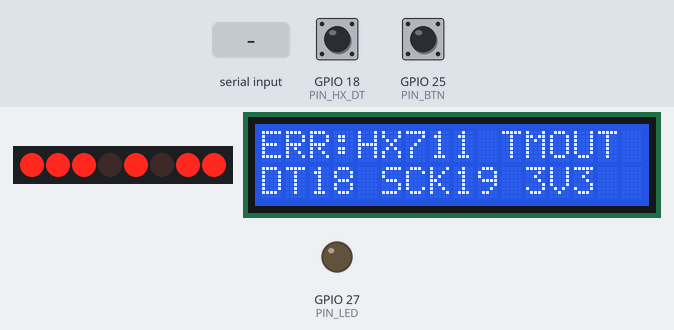
The sketch below on a simulated ESP32. On the bench: 8 port-expander outputs drawn as a row of LEDs (first output left, lit = HIGH), 16×2 character LCD, output pins drawn as LEDs (lit = HIGH). Wiring (inferred from the names in the program): PCF8574 port expander at I2C address 0x27. Wiring (inferred from the signals the program sends): row of LEDs: on Q0, Q1, Q2, Q3, Q4, Q5, Q6, Q7. Inputs (shaded band) come from the test bench; at power-on: GPIO 18 (PIN_HX_DT) HIGH, GPIO 25 (PIN_BTN) HIGH. Pins used as bus, display or sensor lines are not drawn; what the sketch prints to the serial monitor is not drawn.

Above: at 4.1 s.
4.2 s: GPIO 18 (PIN_HX_DT) pulled LOW for 0.15 s
At 4.7 s:
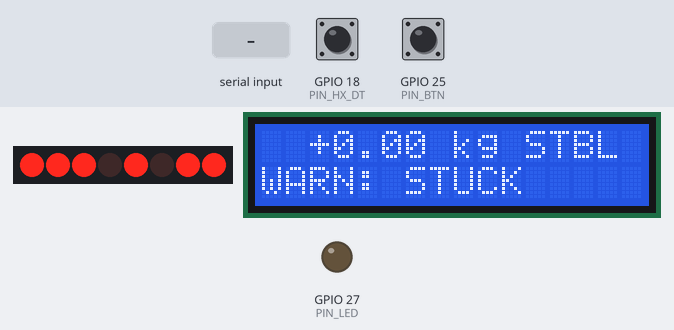
4.9 s: GPIO 25 (PIN_BTN) pulled LOW for 0.15 s
At 5.34 s:
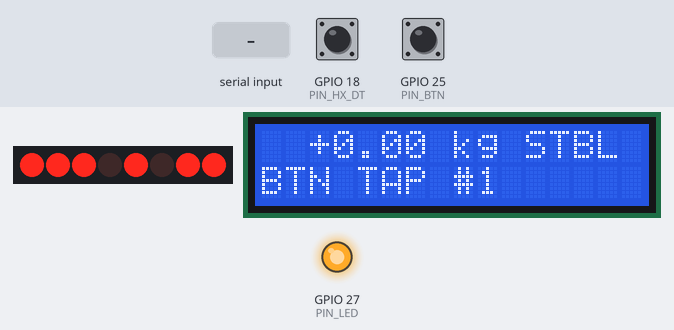
6.9 s: GPIO 18 (PIN_HX_DT) pulled LOW for 1 s
At 8.3 s:
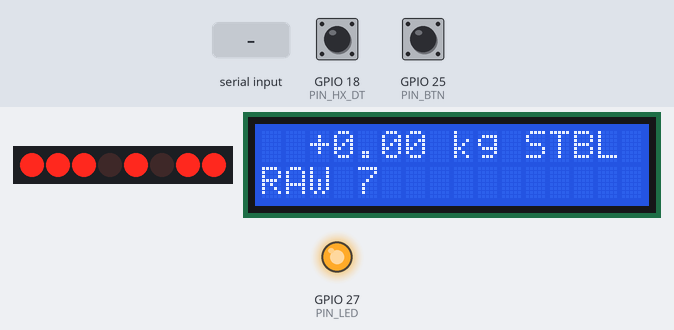
10.9 s: GPIO 18 (PIN_HX_DT) pulled LOW for 0.15 s
At 12.0 s:
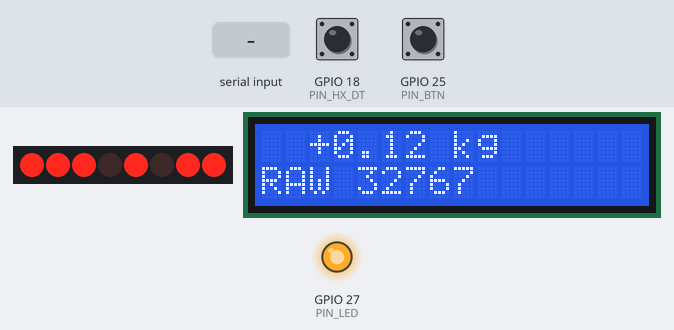
12.7 s: GPIO 18 (PIN_HX_DT) pulled LOW for 3.2 s
At 16.7 s:
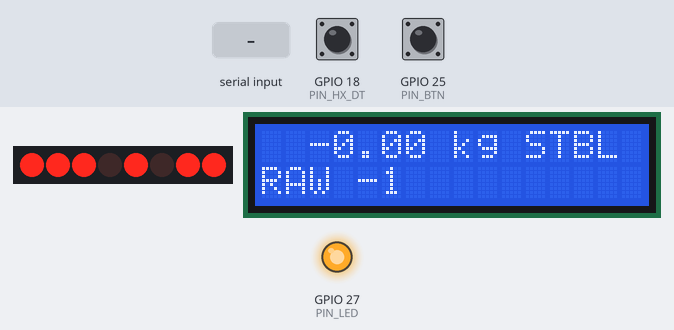
18.4 s: "l" received over Serial
At 19.8 s:
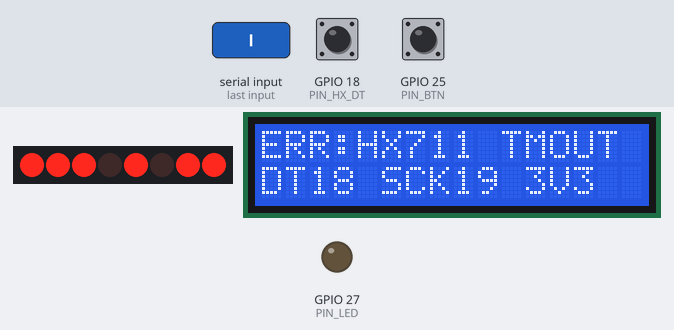
Timing chart, 0 to 22.4 s (numbered marks = the images above; inputs shaded):
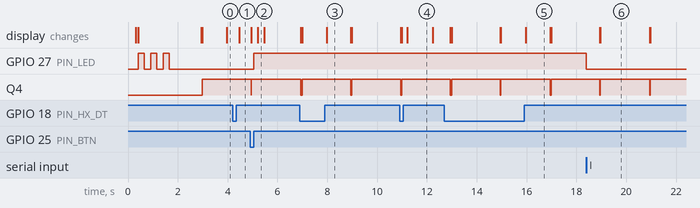

Measured:
- after the input at 4.2 s, the display: changes after 0.27 s (image 1)
- after the input at 4.9 s, GPIO 27 (PIN_LED): LOW → HIGH after 0.15 s; the display: first differs from a run without the input after 0.32 s (image 2)
- after the input at 6.9 s, the display: first differs from a run without the input after 0.09 s (image 3 shows a later state)
- after the input at 10.9 s, the display: first differs from a run without the input after 0.09 s (image 4 shows a later state)
- after the input at 12.7 s, the display: first differs from a run without the input after 0.29 s (image 5 shows a later state)
- after the input at 18.4 s, GPIO 27 (PIN_LED): HIGH → LOW at once
- what the display in image 3 shows lasts 0.9 s, from 8.0 s to 8.9 s

The sketch:

uji_bench_hgd.ino
```cpp
/*
  HGD bench test - Hand Grip Dynamometer, ESP32 DevKit V1
  --------------------------------------------------------
  Breadboard bring-up sketch. NOT the final firmware (no state machine, no
  logging). It checks each piece of hardware one at a time so you can find
  wiring problems early. Needs one library: "LiquidCrystal I2C" (header LiquidCrystal_I2C.h)
  (Library Manager).

  Pins (desain-pcb-hgd.md, section 2)
    Button   GPIO25  -> GND (internal pull-up, interrupt FALLING)
    LED      GPIO27  -> R1 220 ohm -> LED anode, cathode -> GND
    HX711 DT GPIO18, SCK GPIO19  (HX711 VCC on 3V3, not 5 V)
    LCD SDA  GPIO21, SCL GPIO22  (I2C address 0x27); backpack on VIN 5 V only
             through the BSS138 level shifter (SDA/SCL measured 4.93 V)

  What it tests
    U4  I2C scan at boot, finds the LCD at 0x27
    U7  HX711 response, live raw / kg, tare, noise, saturation, stuck value
    U8  button: debounce, TAP (toggle LED) vs HOLD 1.5 s (re-tare)
    E1  60 s noise test -> sigma and suggested THRESHOLD_ONSET_KG

  Serial Monitor: 115200 baud, line ending "No line ending" or "Newline".
  Commands:  t tare | k avg of 10 raw | p print state | e 60 s noise test
             n flip sign | l toggle LED | s I2C scan | h help
*/

#include <Arduino.h>
#include <Wire.h>
#include <LiquidCrystal_I2C.h>   // "LiquidCrystal I2C" (Library Manager)

// ---------------- Pins ----------------
const uint8_t PIN_BTN    = 25;
const uint8_t PIN_LED    = 27;
const uint8_t PIN_HX_DT  = 18;
const uint8_t PIN_HX_SCK = 19;
const uint8_t PIN_SDA    = 21;
const uint8_t PIN_SCL    = 22;

// ---------------- Constants (alur-program-hgd.md, section 3) ----------------
const uint32_t BAUD                = 115200;
const uint32_t I2C_HZ              = 100000;
const uint32_t T_DEBOUNCE_MS       = 50;
const uint32_t T_TAHAN_MS          = 1500;   // HOLD threshold (E4 tunes this)
const uint32_t T_REFRESH_LCD_MS    = 250;    // E3 tunes this
const uint32_t T_TUNGGU_HX711_MS   = 1000;   // no sample for this long = timeout
const uint8_t  T_TARE_SAMPEL       = 10;
const uint8_t  UKURAN_BUF          = 5;
const float    THRESHOLD_STABIL_KG = 0.5f;
const float    SKALA_COUNTS_PER_KG = 53687.0f;  // initial estimate, replaced by calibration
const int32_t  ADC_MAX             = 8388607;
const float    SATURASI_FRAKSI     = 0.95f;
const int32_t  SAT_LIMIT           = (int32_t)(SATURASI_FRAKSI * (float)ADC_MAX);
const uint8_t  STUCK_N             = 10;     // identical raw values in a row = stuck
const uint32_t NOISE_MS            = 60000;  // E1 duration
const uint32_t MSG_MS              = 1500;   // how long button messages stay on the LCD

// ---------------- Types ----------------
enum Galat { GALAT_NONE = 0, HX711_TIMEOUT, ADC_SATURASI };
enum Job   { JOB_NONE = 0, JOB_TARE, JOB_AVG, JOB_NOISE };

// ---------------- LCD ----------------
// Same method as uji_lcd_i2c: scan until the backpack answers, THEN create and init the LCD.
// If the LCD is not ready at boot, loop() keeps retrying every 2 s.
LiquidCrystal_I2C *lcd = nullptr;
uint8_t lcdAddr = 0;
uint8_t i2cScan();   // defined below

bool lcdBegin() {
  uint8_t addr = i2cScan();
  if (addr == 0) return false;
  lcdAddr = addr;
  lcd = new LiquidCrystal_I2C(addr, 16, 2);
  lcd->init();
  lcd->backlight();
  lcd->clear();
  Serial.printf("LCD ready at 0x%02X\n", addr);
  return true;
}

// Re-syncs the LCD controller (HD44780 "initialise by instruction"). Works from any
// state, so a garbled display recovers by itself. Does not clear the screen.
void lcdResync() {
  const uint8_t BL = 0x08, EN = 0x04;                 // backpack: backlight, enable bits
  const uint8_t seq[4]  = {0x30, 0x30, 0x30, 0x20};   // 3,3,3 then 2 = 4-bit mode
  const uint8_t wait[4] = {5, 5, 1, 1};               // ms
  for (uint8_t i = 0; i < 4; i++) {
    Wire.beginTransmission(lcdAddr); Wire.write(seq[i] | BL | EN); Wire.endTransmission();
    delayMicroseconds(2);
    Wire.beginTransmission(lcdAddr); Wire.write(seq[i] | BL);      Wire.endTransmission();
    delay(wait[i]);
  }
  lcd->command(0x28);   // 4-bit, 2 lines
  lcd->command(0x0C);   // display on, cursor off
  lcd->command(0x06);   // entry mode
}

// Prints one line, padded to 16 chars so old text is overwritten.
void lcdLine(uint8_t row, const char* txt) {
  if (!lcd) return;
  char out[17];
  uint8_t i = 0;
  for (; i < 16 && txt[i]; i++) out[i] = txt[i];
  for (; i < 16; i++) out[i] = ' ';
  out[16] = 0;
  lcd->setCursor(0, row);
  lcd->print(out);
}

// ---------------- Button ----------------
volatile bool     btnFlag = false;
volatile uint32_t btnTsInt = 0;
uint32_t tapCount = 0, holdCount = 0;
bool     ledOn = false;
char     msgText[17] = "";
uint32_t msgUntil = 0;

void IRAM_ATTR isrButton() {
  uint32_t now = millis();
  if (now - btnTsInt < T_DEBOUNCE_MS) return;   // software debounce
  btnTsInt = now;
  btnFlag = true;
}

void showMsg(const char* fmt, unsigned long v) {
  snprintf(msgText, sizeof(msgText), fmt, v);
  msgUntil = millis() + MSG_MS;
}

void setLed(bool on) {
  ledOn = on;
  digitalWrite(PIN_LED, on ? HIGH : LOW);
}

// ---------------- HX711 / sensor state ----------------
portMUX_TYPE hxMux = portMUX_INITIALIZER_UNLOCKED;
int32_t  rawNow = 0, rawPrev = 0, offsetCounts = 0;
float    signFactor = 1.0f;       // flip with 'n' if kg goes negative when you press
float    kgNow = 0;
uint32_t sampleCount = 0, lastSampleMs = 0;
uint8_t  sameCount = 0;
bool     saturated = false, stuck = false;
float    buf[UKURAN_BUF];
uint8_t  bufIdx = 0, bufN = 0;

float scaleNow() { return SKALA_COUNTS_PER_KG * signFactor; }

// Reads one conversion. Call only when DT is LOW (data ready).
// 24 clock pulses + 25th pulse = channel A, gain 128 for the next conversion.
int32_t hxRead() {
  uint32_t v = 0;
  portENTER_CRITICAL(&hxMux);
  for (uint8_t i = 0; i < 24; i++) {
    digitalWrite(PIN_HX_SCK, HIGH);
    delayMicroseconds(1);
    v = (v << 1) | (uint32_t)digitalRead(PIN_HX_DT);
    digitalWrite(PIN_HX_SCK, LOW);
    delayMicroseconds(1);
  }
  digitalWrite(PIN_HX_SCK, HIGH);
  delayMicroseconds(1);
  digitalWrite(PIN_HX_SCK, LOW);
  delayMicroseconds(1);
  portEXIT_CRITICAL(&hxMux);
  if (v & 0x800000UL) v |= 0xFF000000UL;   // sign extend 24 -> 32 bit
  return (int32_t)v;
}

void bufAdd(float kg) {
  buf[bufIdx] = kg;
  bufIdx = (bufIdx + 1) % UKURAN_BUF;
  if (bufN < UKURAN_BUF) bufN++;
}

void bufReset() { bufIdx = 0; bufN = 0; }

void windowStats(float &avg, float &spread, bool &full) {
  full = (bufN >= UKURAN_BUF);
  if (bufN == 0) { avg = 0; spread = 0; return; }
  float mn = buf[0], mx = buf[0], s = 0;
  for (uint8_t i = 0; i < bufN; i++) {
    if (buf[i] < mn) mn = buf[i];
    if (buf[i] > mx) mx = buf[i];
    s += buf[i];
  }
  avg = s / bufN;
  spread = mx - mn;
}

Galat currentGalat() {
  if (millis() - lastSampleMs > T_TUNGGU_HX711_MS) return HX711_TIMEOUT;
  if (saturated) return ADC_SATURASI;
  return GALAT_NONE;
}

// ---------------- Jobs: tare / avg of 10 / noise test ----------------
Job      job = JOB_NONE;
uint32_t jobStartMs = 0, jobN = 0;
double   jobSum = 0, jobMean = 0, jobM2 = 0;
int32_t  jobMin = 0, jobMax = 0;

void jobStart(Job j) {
  job = j;
  jobStartMs = millis();
  jobN = 0; jobSum = 0; jobMean = 0; jobM2 = 0;
  jobMin = INT32_MAX; jobMax = INT32_MIN;
}

void jobFeed(int32_t raw) {
  if (job == JOB_NONE) return;
  jobN++;
  jobSum += raw;
  double d = (double)raw - jobMean;
  jobMean += d / (double)jobN;
  jobM2 += d * ((double)raw - jobMean);
  if (raw < jobMin) jobMin = raw;
  if (raw > jobMax) jobMax = raw;

  if (job == JOB_TARE && jobN >= T_TARE_SAMPEL) {
    offsetCounts = (int32_t)lround(jobSum / (double)jobN);
    bufReset();
    Serial.printf("[TARE] offset=%ld counts (avg of %lu samples, spread %ld counts)\n",
                  (long)offsetCounts, (unsigned long)jobN, (long)(jobMax - jobMin));
    job = JOB_NONE;
  } else if (job == JOB_AVG && jobN >= 10) {
    Serial.printf("[AVG10] mean raw=%.1f  min=%ld  max=%ld  spread=%ld counts\n",
                  jobMean, (long)jobMin, (long)jobMax, (long)(jobMax - jobMin));
    job = JOB_NONE;
  } else if (job == JOB_NOISE && (millis() - jobStartMs) >= NOISE_MS) {
    double sd = (jobN > 1) ? sqrt(jobM2 / (double)(jobN - 1)) : 0.0;
    float sc = fabsf(scaleNow());
    float sdKg = (float)sd / sc;
    float ppKg = (float)(jobMax - jobMin) / sc;
    float thr = fmaxf(1.0f, 10.0f * sdKg);
    Serial.println("[E1] noise test done");
    Serial.printf("     samples=%lu  mean raw=%.1f\n", (unsigned long)jobN, jobMean);
    Serial.printf("     sigma=%.1f counts = %.4f kg   peak-to-peak=%ld counts = %.3f kg\n",
                  sd, sdKg, (long)(jobMax - jobMin), ppKg);
    Serial.printf("     suggested THRESHOLD_ONSET_KG = max(1.0, 10*sigma) = %.2f kg\n", thr);
    job = JOB_NONE;
  }
}

// ---------------- Sample handling ----------------
void onSample(int32_t raw) {
  lastSampleMs = millis();
  sampleCount++;
  if (sampleCount > 1 && raw == rawPrev) {
    if (sameCount < 255) sameCount++;
  } else {
    sameCount = 0;
  }
  rawPrev = raw;
  rawNow = raw;
  stuck = (sameCount >= STUCK_N);
  saturated = (abs(raw) >= SAT_LIMIT);
  kgNow = (float)(raw - offsetCounts) / scaleNow();
  bufAdd(kgNow);
  jobFeed(raw);
}

// ---------------- I2C scan ----------------
// Prints every device that answers. Returns 0x27 or 0x3F if found, else 0.
uint8_t i2cScan() {
  Serial.printf("I2C scan (SDA=%u, SCL=%u):\n", PIN_SDA, PIN_SCL);
  uint8_t found = 0, pick = 0;
  for (uint8_t a = 1; a < 127; a++) {
    Wire.beginTransmission(a);
    if (Wire.endTransmission() == 0) {
      Serial.printf("  found 0x%02X\n", a);
      found++;
      if (a == 0x27 || (a == 0x3F && pick == 0)) pick = a;
    }
  }
  if (found == 0) Serial.println("  nothing found: check SDA/SCL wires, backpack VCC and GND");
  else if (pick == 0) Serial.println("  no LCD at 0x27 or 0x3F");
  return pick;
}

// ---------------- Button handling ----------------
void onTap() {
  tapCount++;
  setLed(!ledOn);
  Serial.printf("[BTN] TAP #%lu -> LED %s\n", (unsigned long)tapCount, ledOn ? "ON" : "OFF");
  showMsg("BTN TAP #%lu", tapCount);
}

void onHold() {
  holdCount++;
  Serial.printf("[BTN] HOLD #%lu (>= %lu ms) -> re-tare\n",
                (unsigned long)holdCount, (unsigned long)T_TAHAN_MS);
  showMsg("BTN HOLD #%lu", holdCount);
  jobStart(JOB_TARE);
}

// TAP / HOLD classification: sample the pin level each loop (alur-program 4.5).
void buttonUpdate() {
  static bool down = false, holdFired = false;
  static uint32_t tDown = 0, tRelease = 0;
  bool level = (digitalRead(PIN_BTN) == LOW);

  if (btnFlag) {
    btnFlag = false;
    if (!down && level && (millis() - tRelease > T_DEBOUNCE_MS)) {
      down = true;
      holdFired = false;
      tDown = millis();
    }
  }
  if (down) {
    if (level && !holdFired && (millis() - tDown >= T_TAHAN_MS)) {
      holdFired = true;
      onHold();                       // reported once, without waiting for release
    }
    if (!level) {
      if (!holdFired) onTap();
      down = false;
      tRelease = millis();
    }
  }
}

// ---------------- Serial commands ----------------
void printHelp() {
  Serial.println();
  Serial.println("Commands: t tare | k avg of 10 raw | p print state | e 60 s noise test (E1)");
  Serial.println("          n flip sign | l toggle LED | s I2C scan | h help");
  Serial.println("Button:   TAP toggles the LED, HOLD 1.5 s re-tares");
}

void printState() {
  float avg, spr; bool full;
  windowStats(avg, spr, full);
  Serial.printf("[STATE] raw=%ld offset=%ld kg=%+.3f window_avg=%+.3f spread=%.3f sign=%+d scale=%.0f counts/kg\n",
                (long)rawNow, (long)offsetCounts, kgNow, avg, spr,
                (int)signFactor, scaleNow());
}

void serialUpdate() {
  while (Serial.available()) {
    char c = (char)Serial.read();
    switch (c) {
      case 't':
        Serial.println("[CMD] tare: keep the load cell unloaded...");
        jobStart(JOB_TARE);
        break;
      case 'k':
        Serial.println("[CMD] averaging 10 raw samples...");
        jobStart(JOB_AVG);
        break;
      case 'e':
        Serial.println("[E1] noise test for 60 s: load cell mounted, unloaded, untouched. Do not touch the table or cable.");
        jobStart(JOB_NOISE);
        break;
      case 'p':
        printState();
        break;
      case 'n':
        signFactor = -signFactor;
        bufReset();
        Serial.printf("[CMD] sign flipped, now %+d\n", (int)signFactor);
        break;
      case 'l':
        setLed(!ledOn);
        Serial.printf("[CMD] LED %s\n", ledOn ? "ON" : "OFF");
        break;
      case 's':
        i2cScan();
        break;
      case 'h':
      case '?':
        printHelp();
        break;
      default:
        break;   // ignore \r \n and anything else
    }
  }
}

// ---------------- Display ----------------
void refreshOutputs() {
  static uint32_t lastSync = 0;
  if (lcd && millis() - lastSync >= 2000) {   // self-heal a garbled LCD
    lastSync = millis();
    lcdResync();
  }
  float avg, spr; bool full;
  windowStats(avg, spr, full);
  bool stable = full && (spr <= THRESHOLD_STABIL_KG);
  Galat g = currentGalat();

  char l1[24], l2[24];
  if (g == HX711_TIMEOUT) {
    snprintf(l1, sizeof(l1), "ERR:HX711 TMOUT");
    snprintf(l2, sizeof(l2), "DT18 SCK19 3V3");
    Serial.println("ERR: HX711_TIMEOUT (no sample for 1 s). Check DT=GPIO18, SCK=GPIO19, VCC=3V3, GND.");
  } else if (g == ADC_SATURASI) {
    snprintf(l1, sizeof(l1), "ERR:ADC SATURASI");
    snprintf(l2, sizeof(l2), "RAW %ld", (long)rawNow);
    Serial.printf("ERR: ADC_SATURASI raw=%ld (check load cell wiring / floating inputs)\n", (long)rawNow);
  } else {
    snprintf(l1, sizeof(l1), "%+7.2f kg %-4s", avg, stable ? "STBL" : "");
    if (millis() < msgUntil) {
      snprintf(l2, sizeof(l2), "%s", msgText);
    } else if (job == JOB_NOISE) {
      snprintf(l2, sizeof(l2), "E1 noise %2lus", (unsigned long)((millis() - jobStartMs) / 1000));
    } else if (job == JOB_TARE) {
      snprintf(l2, sizeof(l2), "Taring...");
    } else if (stuck) {
      snprintf(l2, sizeof(l2), "WARN: STUCK");
    } else {
      snprintf(l2, sizeof(l2), "RAW %ld", (long)rawNow);
    }
    Serial.printf("raw=%ld  kg=%+.3f  win_avg=%+.3f  spread=%.3f%s%s\n",
                  (long)rawNow, kgNow, avg, spr,
                  stable ? "  STABLE" : "",
                  stuck ? "  WARN:STUCK(same raw value repeated)" : "");
  }
  lcdLine(0, l1);
  lcdLine(1, l2);
}

// ---------------- Arduino entry points ----------------
void setup() {
  Serial.begin(BAUD);
  delay(300);
  Serial.println();
  Serial.println("=== HGD bench test ===");

  pinMode(PIN_LED, OUTPUT);
  setLed(false);
  pinMode(PIN_BTN, INPUT_PULLUP);
  attachInterrupt(digitalPinToInterrupt(PIN_BTN), isrButton, FALLING);

  // HX711: DT with pull-up so a disconnected module reads "not ready"
  pinMode(PIN_HX_DT, INPUT_PULLUP);
  pinMode(PIN_HX_SCK, OUTPUT);
  digitalWrite(PIN_HX_SCK, LOW);

  Wire.begin(PIN_SDA, PIN_SCL);
  Wire.setClock(I2C_HZ);
  if (lcdBegin()) {
    lcdLine(0, "HGD bench test");
    lcdLine(1, "LED blink x3");
  }

  for (uint8_t i = 0; i < 3; i++) {
    setLed(true);  delay(250);
    setLed(false); delay(250);
  }

  uint32_t t0 = millis();
  while (digitalRead(PIN_HX_DT) == HIGH && (millis() - t0) < T_TUNGGU_HX711_MS) delay(1);
  if (digitalRead(PIN_HX_DT) == HIGH) {
    Serial.println("HX711: NO RESPONSE (DT stays high). Check wiring and 3V3 supply.");
  } else {
    Serial.println("HX711: DT went low, module responds.");
  }
  Serial.println("Note: with the load cell not connected the HX711 inputs float and readings are meaningless.");

  lastSampleMs = millis();
  jobStart(JOB_TARE);   // auto-tare on boot (re-tare with 't' or by holding the button)
  printHelp();
}

void loop() {
  static uint32_t lastLcdTry = 0;
  if (!lcd && millis() - lastLcdTry >= 2000) {   // LCD not up yet: retry every 2 s
    lastLcdTry = millis();
    if (lcdBegin()) lcdLine(0, "HGD bench test");
  }

  buttonUpdate();
  serialUpdate();

  if (digitalRead(PIN_HX_DT) == LOW) {   // data ready, non-blocking
    onSample(hxRead());
  }

  static uint32_t lastRefresh = 0;
  uint32_t now = millis();
  if (now - lastRefresh >= T_REFRESH_LCD_MS) {
    lastRefresh = now;
    refreshOutputs();
  }
}
```
